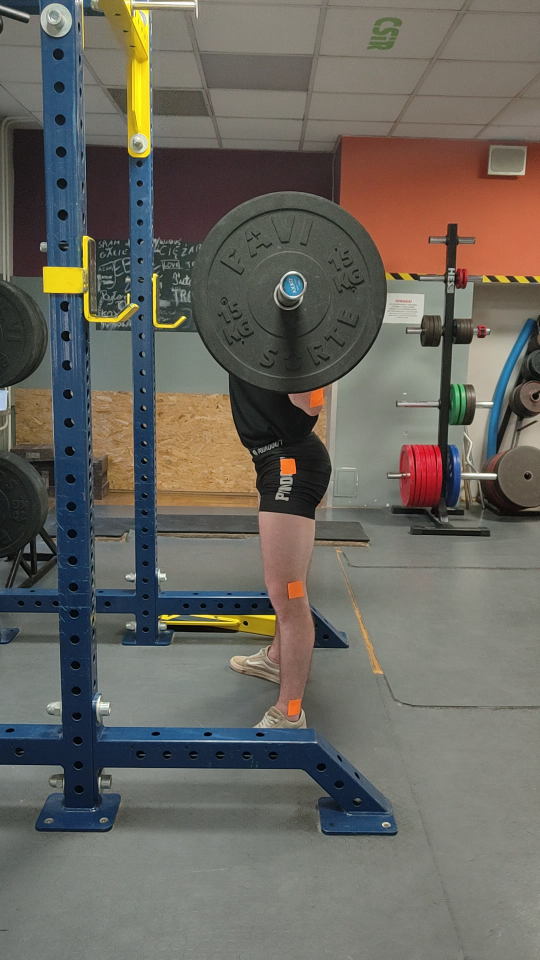
#> input picture report_photos/VID20230601182620/frame_0.png, 1080 x 1920 px (shown at 1/2 size)
$ python -i image_processing.py   (imports and definitions only)
#> lines starting #> are read from the running program, lines starting #| are printed output that depends on the picture; after the words box and inside, x2 and y2 are one past the last pixel; in counts of white or black regions, pixels touching at a corner belong together
#> further down, picture is the input picture: shape (1920, 1080, 3); mean B, G, R 95.5, 102.6, 105.9
import os
import cv2 as cv
import numpy as np

# [19 lines left out: functions process_image, preprocess_image, not called in this run]

def orange_points_algorithm(image):
    # Algorytm wybierający pomarańczowe punkty
    b, g, r = cv.split(image)
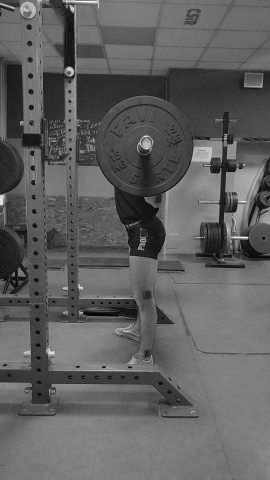
#> b: shape (1920, 1080) (shown at 1/4 size); min 0, max 255, mean 95.5
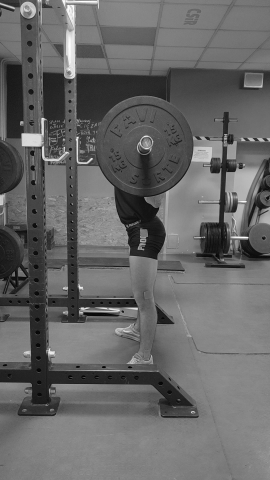
#> g: shape (1920, 1080) (shown at 1/4 size); min 0, max 255, mean 102.6
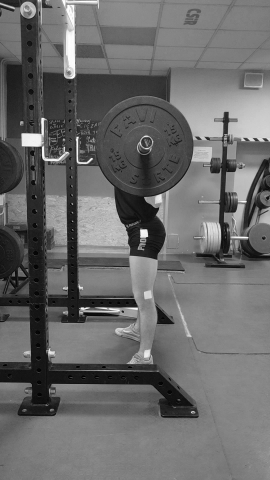
#> r: shape (1920, 1080) (shown at 1/4 size); min 0, max 255, mean 105.9
    dif_img = cv.subtract(r, b)
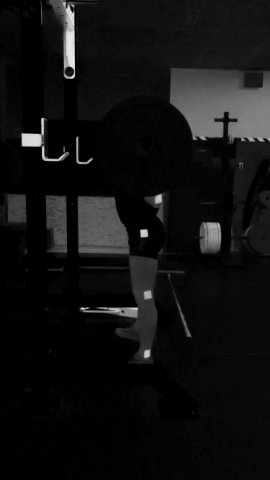
#> dif_img: shape (1920, 1080) (shown at 1/4 size); min 0, max 234, mean 16.9

    # Binaryzacja obrazu, aby wyostrzyć jasne punkty na ciemnym tle
    _, threshold = cv.threshold(dif_img, 100, 255, cv.THRESH_BINARY)
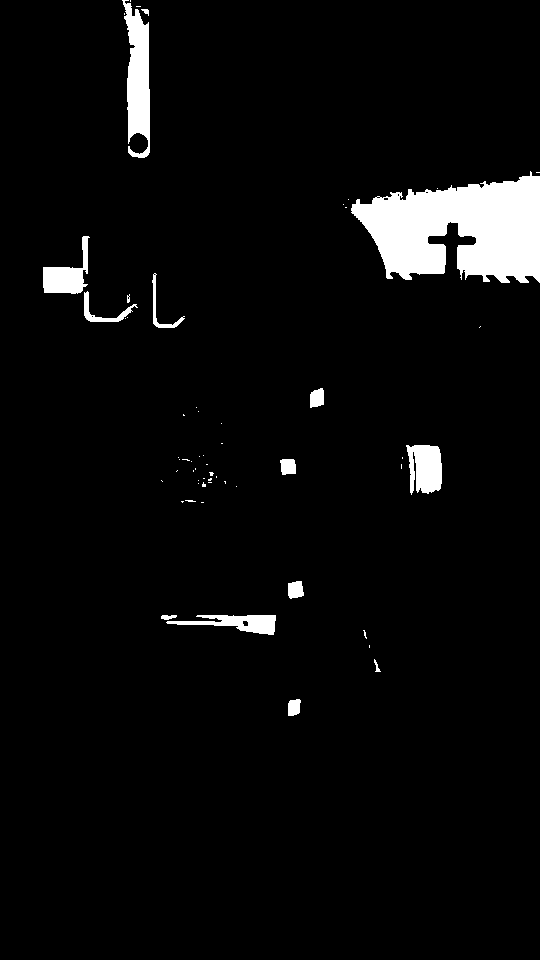
#> threshold: shape (1920, 1080) (shown at 1/2 size); 4.3% white; 59 white regions (36 under 20 px), largest, box (x1, y1, x2, y2) and area: (702, 342, 1080, 566) 56675, (244, 0, 300, 316) 11100, (812, 890, 884, 990) 5684
    median_filtered = cv.medianBlur(threshold, 7)
#> median_filtered: shape (1920, 1080); 4.3% white; 19 white regions (1 under 20 px), largest, box (x1, y1, x2, y2) and area: (702, 346, 1080, 566) 56658, (245, 0, 300, 316) 11089, (813, 890, 884, 987) 5765

    # Dylatacja i erozja
    kernel = np.ones((12, 10), np.uint8)
    kernel2 = np.ones((4, 4), np.uint8)
    dilate = cv.dilate(median_filtered, kernel, iterations=1)
#> dilate: shape (1920, 1080); 5.7% white; 14 white regions, largest, box (x1, y1, x2, y2) and area: (698, 341, 1080, 572) 64922, (241, 0, 305, 322) 15897, (82, 467, 278, 650) 10950
    erode = cv.erode(dilate, kernel2, iterations=1)
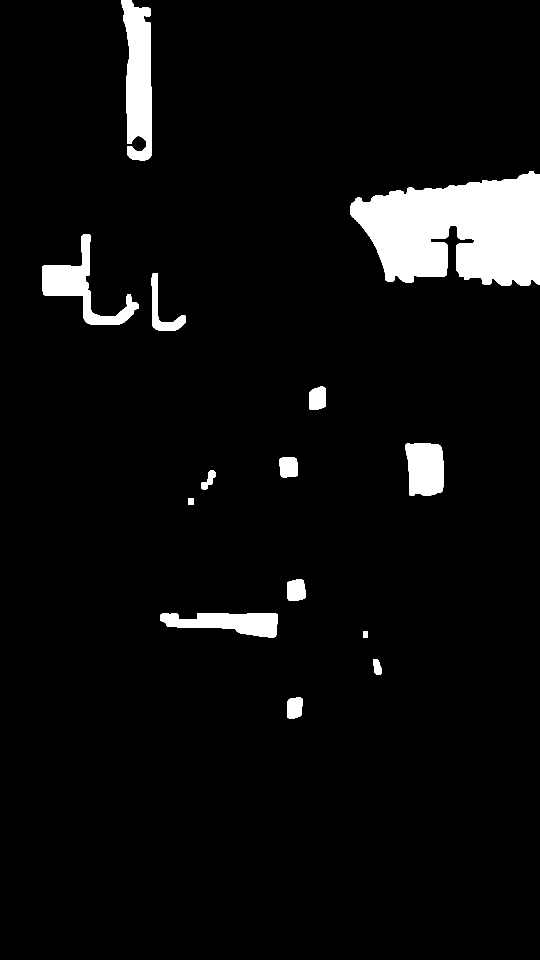
#> erode: shape (1920, 1080) (shown at 1/2 size); 5.3% white; 14 white regions

    # Znajdowanie konturów na obrazie
    contours, _ = cv.findContours(erode, cv.RETR_EXTERNAL, cv.CHAIN_APPROX_SIMPLE)
#> contours = 14 contours; largest, box (x1, y1, x2, y2) and area: (700, 343, 1080, 571) 61743, (243, 0, 304, 321) 14092, (84, 469, 277, 649) 9250, (811, 887, 888, 992) 7014, (320, 1227, 556, 1275) 6992

    # Określenie minimalnej powierzchni konturu, aby uznać go za "mały"
    min_contour_area = 600

    # Usuwanie dużych obszarów
    filtered_contours = [cnt for cnt in contours if cv.contourArea(cnt) < min_contour_area]
#> filtered_contours = 4 contours; box (x1, y1, x2, y2) and area: (402, 941, 431, 979) 462, (746, 1318, 764, 1349) 372, (376, 997, 388, 1009) 121, (726, 1263, 736, 1275) 99

    # Tworzenie maski dla filtracji konturów
    filtered_mask = np.zeros_like(erode)
    print("przd")
    cv.drawContours(filtered_mask, filtered_contours, -1, 255, thickness=cv.FILLED)
#> filtered_mask: shape (1920, 1080); 0.06% white; 4 white regions, box (x1, y1, x2, y2) and area: (402, 941, 431, 979) 519, (746, 1318, 764, 1349) 412, (376, 997, 388, 1009) 144, (726, 1263, 736, 1275) 120
    print("po")

    # Filtracja obrazu
    filtered_image = cv.bitwise_and(erode, filtered_mask)

    # Wyświetlanie przefiltrowanego obrazu
    cv.imshow('Filtered image', filtered_image)

    # Ograniczenie obszaru za pomocą roi
    shape = image.shape
    center_x, center_y = shape[1] // 2, shape[0] // 2

    roi_size1 = 470
    roi_size2 = 200

    roi = filtered_image[center_y - roi_size1 // 3:center_y + 2 * (roi_size1 // 3),
          center_x - roi_size2 // 2:center_x + roi_size2 // 2]
#> roi: shape (468, 200); every value is 0

    cv.imshow("ROI", roi)

    # Funkcja podobna do border_kill
    roi = clear_border_objects(roi)
#> in clear_border_objects, `cleaned_image = cv.bitwise_and(binary_image, cv.bitwise_not(border_mas..`:
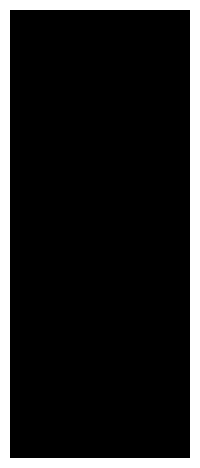
#> border_mask: shape (468, 200); 13.8% white; 1 white region, box (x1, y1, x2, y2) and area: (0, 0, 200, 468) 12960

    cv.imshow('r', roi)

    # Wyszukanie konturów na binarnym obrazie
    contours, _ = cv.findContours(roi, cv.RETR_EXTERNAL, cv.CHAIN_APPROX_SIMPLE)
#> contours = []

    result_img_with_contours = image.copy()

    # Filtracja i rysowanie tylko tych konturów, które są wystarczająco duże
    min_contour_area = 30
    max_contour_area = 400
    centers = []

    for contour in contours:
        area = cv.contourArea(contour)

        if min_contour_area < area < max_contour_area:
            contour_offset = contour + [center_x - (roi_size2 // 2), center_y - roi_size1 // 3]
            cv.drawContours(result_img_with_contours, [contour_offset], -1, (0, 0, 255), 2)

            # Oblicz współrzędne środka konturu na podstawie momentu zerowego(m00) oraz pierwszego rzędu dla osi X i Y
            M = cv.moments(contour)
            if M["m00"] != 0:
                cX = int(M["m10"] / M["m00"]) + center_x - (roi_size2 // 2)
                cY = int(M["m01"] / M["m00"]) + center_y - roi_size1 // 3
                centers.append((cX, cY))
#> this loop made 0 passes
#> after the loop, centers = []

    # Iteracja przez punkty i rysowanie żółtych kropek na result_img_with_contours
    for point in centers:
        x, y = point[0], point[1]
        cv.circle(result_img_with_contours, (x, y), 5, (0, 255, 255), -1)

    # Sortowanie punktów
    sorted_points = sorted(centers, key=lambda center: center[1])
#> sorted_points = []

    positions_to_ignore = [2, 5]

    for i in range(0, len(sorted_points) - 1, 2):
        if i in positions_to_ignore:
            i = i + 1
        elif i + 1 in positions_to_ignore:
            continue
        if sorted_points[i][0] > sorted_points[i + 1][0]:
            sorted_points[i], sorted_points[i + 1] = sorted_points[i + 1], sorted_points[i]

    print(sorted_points)

    # Rysowanie linii
    draw_lines(result_img_with_contours, sorted_points)

    # Wyświetlanie końcowego obrazu z konturami i liniami
    cv.imshow('Result Image with Contours', result_img_with_contours)

    return result_img_with_contours


def clear_border_objects(binary_image, border_size=10):
    # Tworzenie maski krawędzi
    border_mask = np.zeros_like(binary_image)
    border_mask[:border_size, :] = 255
    border_mask[-border_size:, :] = 255
    border_mask[:, :border_size] = 255
    border_mask[:, -border_size:] = 255

    # Usunięcie obiektów przecinających krawędzie
    cleaned_image = cv.bitwise_and(binary_image, cv.bitwise_not(border_mask))

    return cleaned_image

def draw_lines(result_img_with_contours, sorted_points):
    # Rysowanie linii
    l1_direction = [3, 2, 1, 4]
    l2_direction = [0, 5, 6, 8, 10]
    l3_direction = [5, 7, 9, 11]

    for i in range(4):
        cv.line(result_img_with_contours, sorted_points[l2_direction[i]], sorted_points[l2_direction[i + 1]],
                (0, 255, 0), 3)
        if i == 3:
            break
        cv.line(result_img_with_contours, sorted_points[l1_direction[i]], sorted_points[l1_direction[i + 1]],
                (0, 255, 0), 3)
        cv.line(result_img_with_contours, sorted_points[l3_direction[i]], sorted_points[l3_direction[i + 1]],
                (0, 255, 0), 3)

def save_photo(path, image):
    cv.imwrite(path, image)

>>> import cv2
>>> picture = cv2.imread('../../report_photos/VID20230601182620/frame_0.png')
#> (the run stopped early here; a loop or call above may not have finished)

$ run again, on report_photos/VID20230601182620/frame_240.0.png
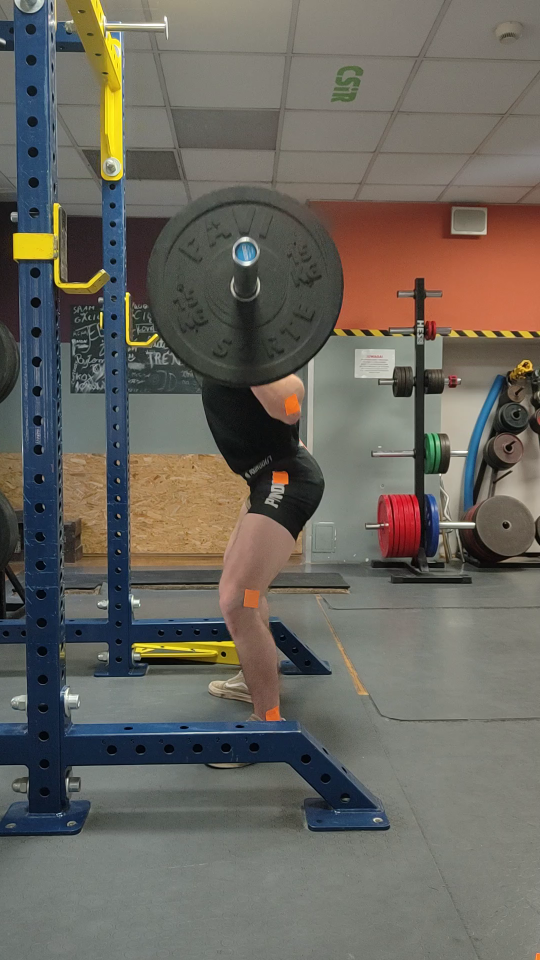
#> input picture report_photos/VID20230601182620/frame_240.0.png, 1080 x 1920 px (shown at 1/2 size)
#> picture is the input picture: shape (1920, 1080, 3); mean B, G, R 94.1, 101.8, 105.3
#> in orange_points_algorithm, `_, threshold = cv.threshold(dif_img, 100, 255, cv.THRESH_BINARY)`:
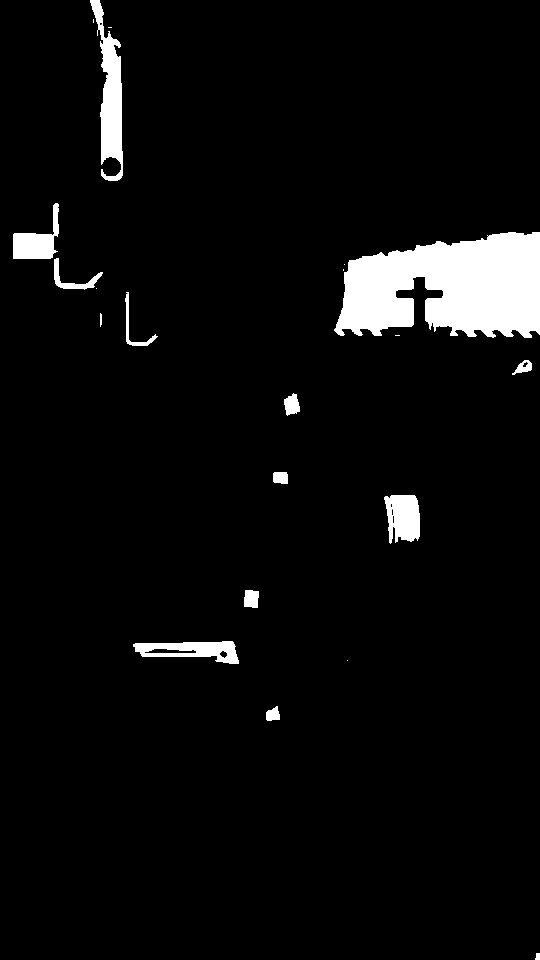
#> threshold: shape (1920, 1080) (shown at 1/2 size); 4.8% white; 21 white regions (6 under 20 px), largest, box (x1, y1, x2, y2) and area: (668, 464, 1080, 676) 65036, (180, 0, 246, 362) 11041, (266, 1282, 478, 1328) 5619
#> median_filtered: shape (1920, 1080); 4.8% white; 14 white regions, largest, box (x1, y1, x2, y2) and area: (669, 464, 1080, 676) 65028, (180, 0, 246, 361) 11011, (267, 1282, 478, 1328) 5661
#> dilate: shape (1920, 1080); 6.2% white; 13 white regions, largest, box (x1, y1, x2, y2) and area: (665, 459, 1080, 682) 73643, (176, 0, 251, 367) 16077, (22, 401, 210, 585) 10515
#> in orange_points_algorithm, `erode = cv.erode(dilate, kernel2, iterations=1)`:
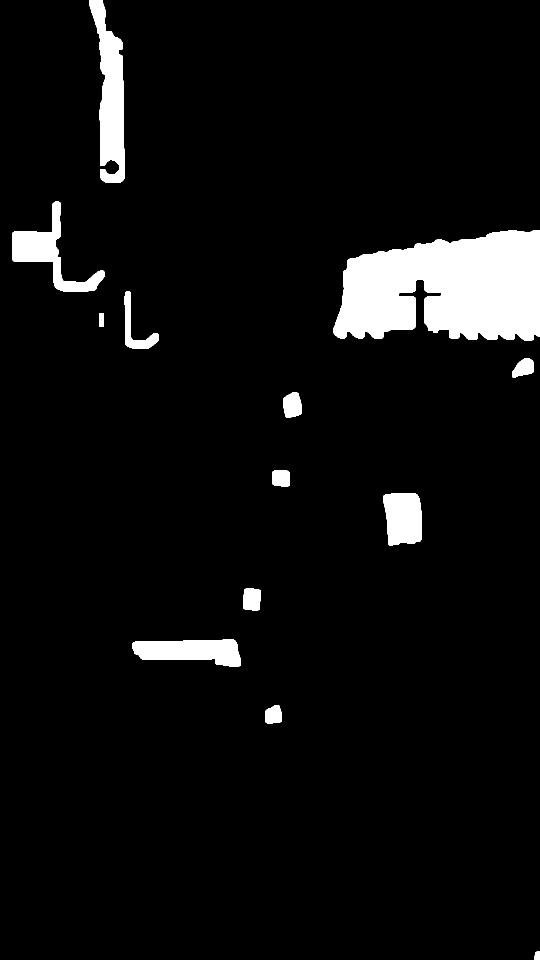
#> erode: shape (1920, 1080) (shown at 1/2 size); 5.8% white; 13 white regions
#> in orange_points_algorithm, `contours, _ = cv.findContours(erode, cv.RETR_EXTERNAL, cv.CHAIN_APPROX..`: contours = 13 contours; largest, box (x1, y1, x2, y2) and area: (667, 461, 1080, 681) 70301, (178, 0, 250, 366) 14086, (24, 403, 209, 584) 8932, (265, 1279, 482, 1333) 8084, (766, 987, 844, 1091) 6862
#> filtered_contours = 2 contours; box (x1, y1, x2, y2) and area: (198, 627, 208, 653) 225, (1068, 1903, 1080, 1920) 153
#> filtered_mask: shape (1920, 1080); 0.02% white; 2 white regions, box (x1, y1, x2, y2) and area: (198, 627, 208, 653) 260, (1068, 1903, 1080, 1920) 179
#> roi: shape (468, 200); every value is 0
#> border_mask: shape (468, 200); 13.8% white; 1 white region, box (x1, y1, x2, y2) and area: (0, 0, 200, 468) 12960
#> in orange_points_algorithm, `contours, _ = cv.findContours(roi, cv.RETR_EXTERNAL, cv.CHAIN_APPROX_S..`: contours = []

$ run again, on report_photos/VID20230601182620/frame_270.0.png
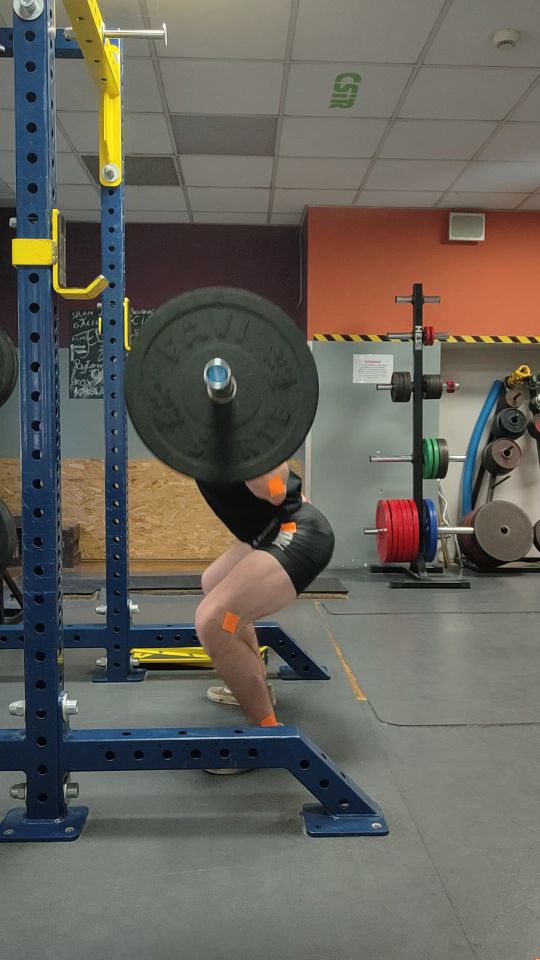
#> input picture report_photos/VID20230601182620/frame_270.0.png, 1080 x 1920 px (shown at 1/2 size)
#> picture is the input picture: shape (1920, 1080, 3); mean B, G, R 91.1, 99, 102.2
#> in orange_points_algorithm, `_, threshold = cv.threshold(dif_img, 100, 255, cv.THRESH_BINARY)`:
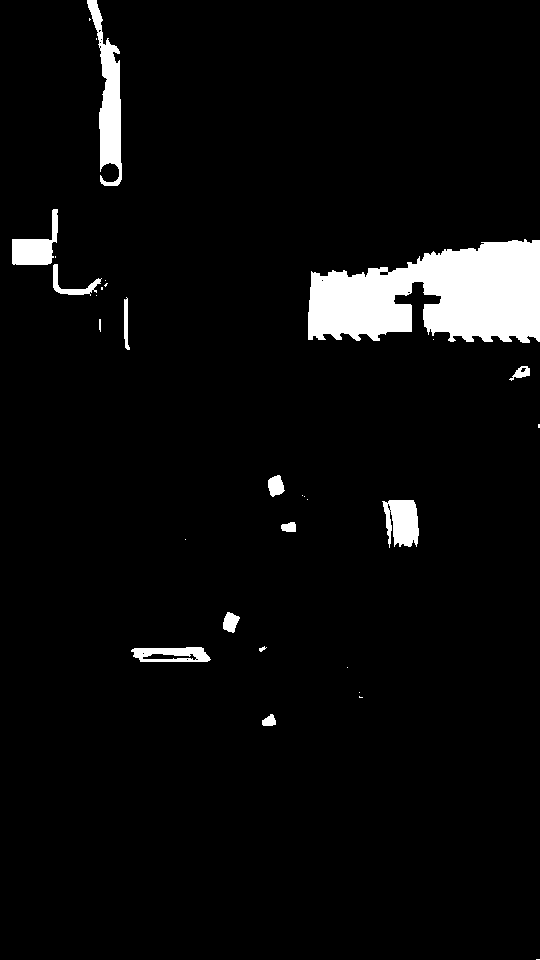
#> threshold: shape (1920, 1080) (shown at 1/2 size); 4.8% white; 32 white regions (14 under 20 px), largest, box (x1, y1, x2, y2) and area: (616, 478, 1080, 686) 69014, (174, 0, 244, 372) 11151, (764, 1000, 838, 1096) 5347
#> median_filtered: shape (1920, 1080); 4.8% white; 17 white regions (2 under 20 px), largest, box (x1, y1, x2, y2) and area: (616, 479, 1080, 686) 69012, (174, 0, 244, 372) 11152, (765, 1000, 838, 1094) 5432
#> dilate: shape (1920, 1080); 6.2% white; 15 white regions, largest, box (x1, y1, x2, y2) and area: (612, 474, 1080, 692) 78622, (170, 0, 249, 378) 16235, (20, 413, 219, 596) 10632
#> in orange_points_algorithm, `erode = cv.erode(dilate, kernel2, iterations=1)`:
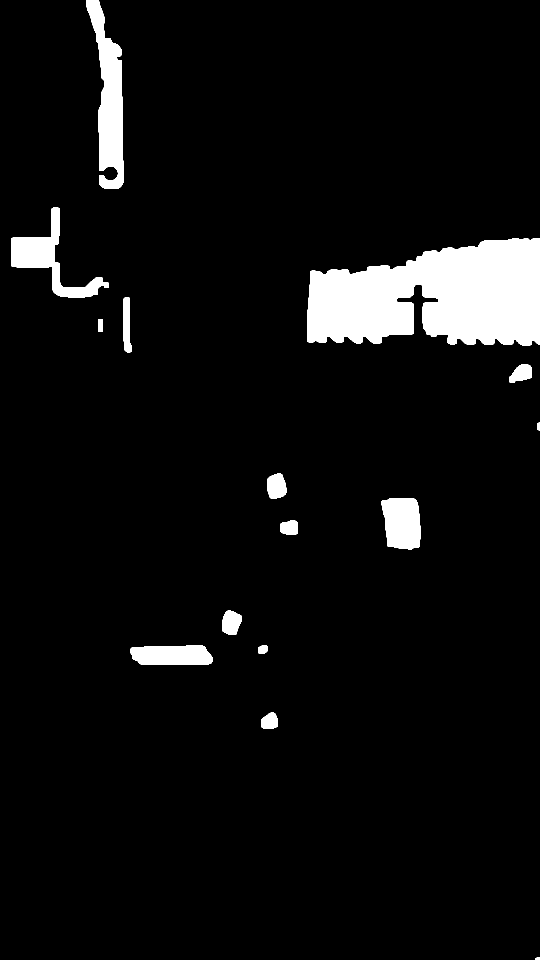
#> erode: shape (1920, 1080) (shown at 1/2 size); 5.8% white; 15 white regions
#> in orange_points_algorithm, `contours, _ = cv.findContours(erode, cv.RETR_EXTERNAL, cv.CHAIN_APPROX..`: contours = 15 contours; largest, box (x1, y1, x2, y2) and area: (614, 476, 1080, 691) 74944, (172, 0, 248, 377) 14226, (22, 415, 218, 595) 9004, (763, 997, 842, 1099) 6723, (261, 1291, 425, 1329) 5386
#> filtered_contours = 4 contours; box (x1, y1, x2, y2) and area: (516, 1291, 535, 1308) 254, (196, 638, 206, 663) 216, (1074, 845, 1080, 861) 67, (1071, 1915, 1080, 1920) 30
#> filtered_mask: shape (1920, 1080); 0.03% white; 4 white regions, box (x1, y1, x2, y2) and area: (516, 1291, 535, 1308) 283, (196, 638, 206, 663) 250, (1074, 845, 1080, 861) 86, (1071, 1915, 1080, 1920) 43
#> roi: shape (468, 200); every value is 0
#> border_mask: shape (468, 200); 13.8% white; 1 white region, box (x1, y1, x2, y2) and area: (0, 0, 200, 468) 12960
#> in orange_points_algorithm, `contours, _ = cv.findContours(roi, cv.RETR_EXTERNAL, cv.CHAIN_APPROX_S..`: contours = []
